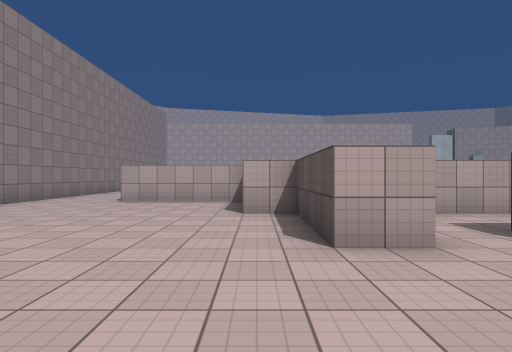
View 1 (above)

24 first-person views from a walk through a scene from a Unity 3-D project. The camera is 1.4 m above the floor, looks level and sees 75° across. The floor is counted in squares, 2 m on a side. Each view is taken from the middle of a square. On the plan, view 1 faces up. The plan holds only what a view shows up to about 10 squares ahead; the rest is blank. The place goes on beyond the plan. The player character is not drawn. Some animated figures are left out. Door leaves are left out, so doorways stand open. Surface patterns are stand-ins for the level's own textures.

View 2
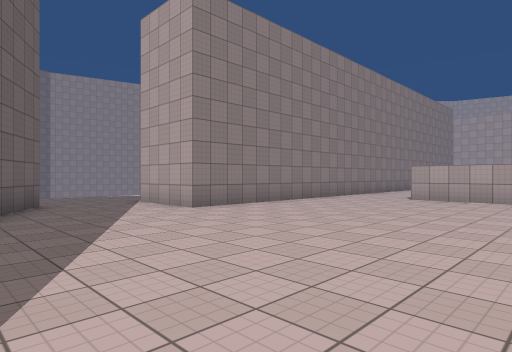

View 3
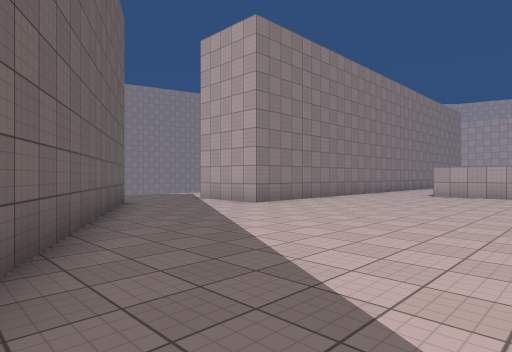

View 4
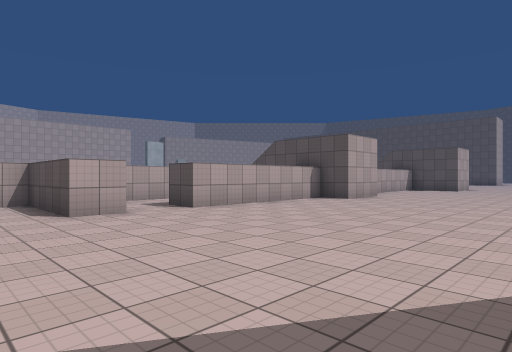

View 5
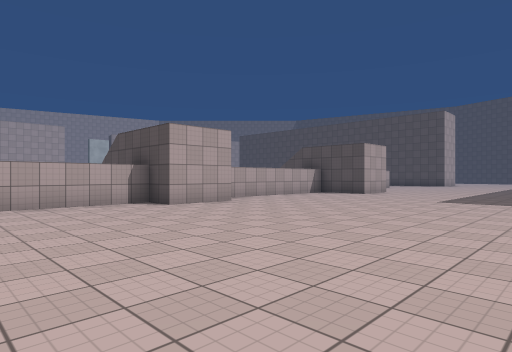

View 6
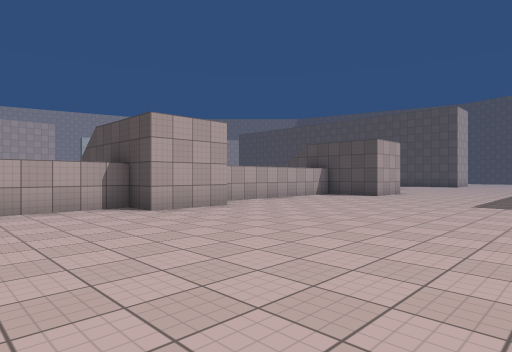

View 7
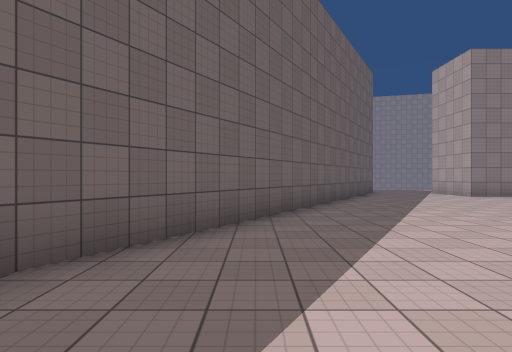

View 8
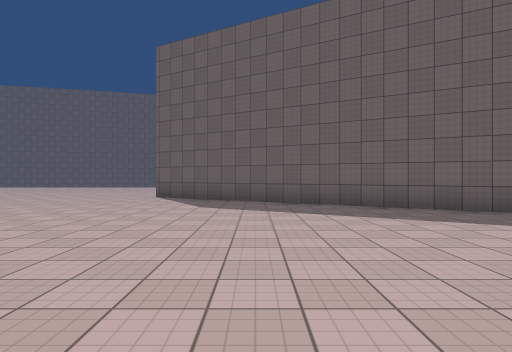

View 9
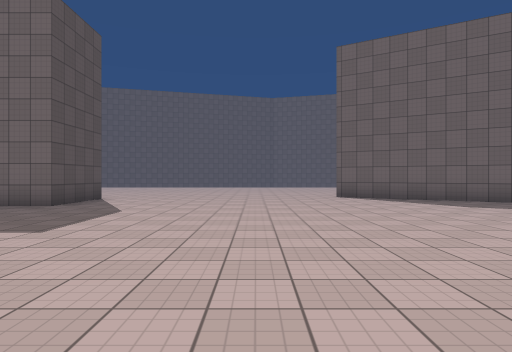

View 10
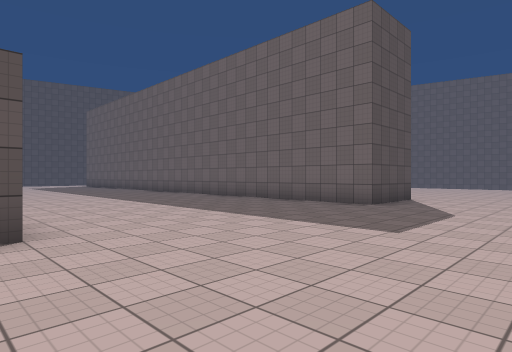

View 11
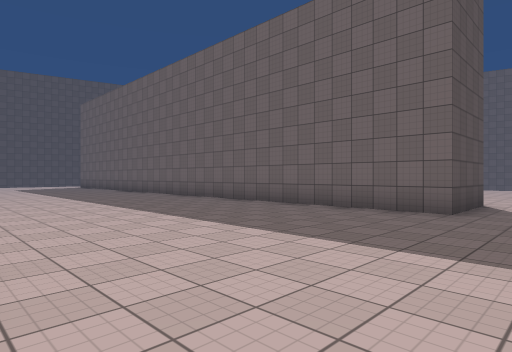

View 12
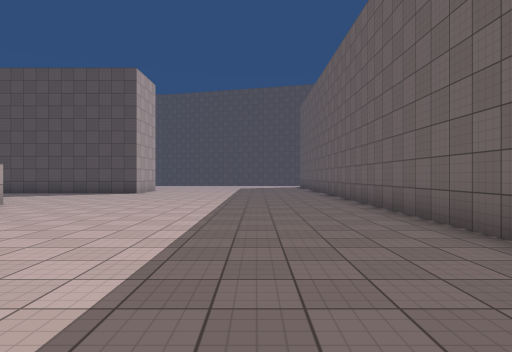

View 13
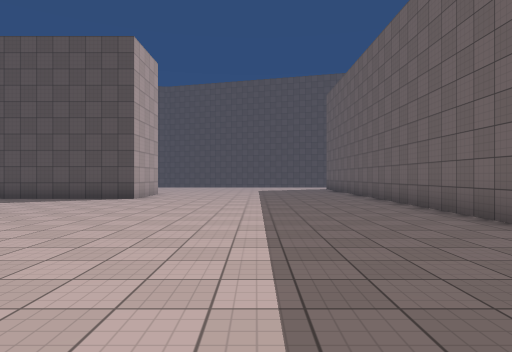

View 14
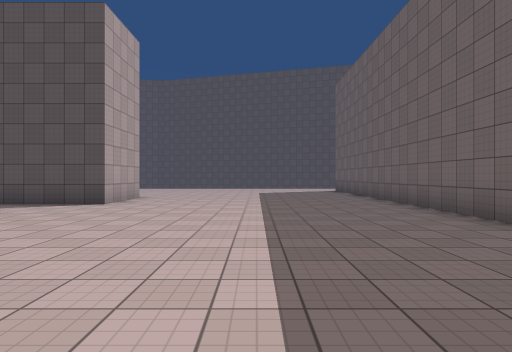

View 15
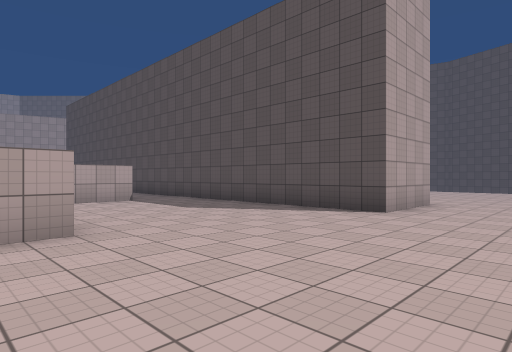

View 16
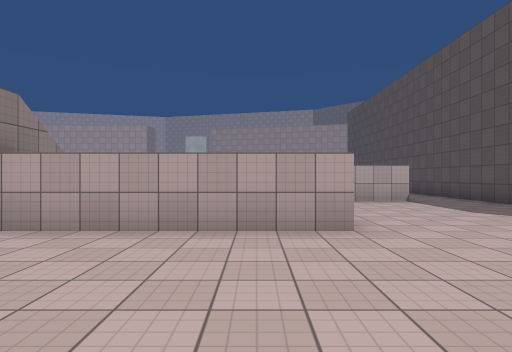

View 17
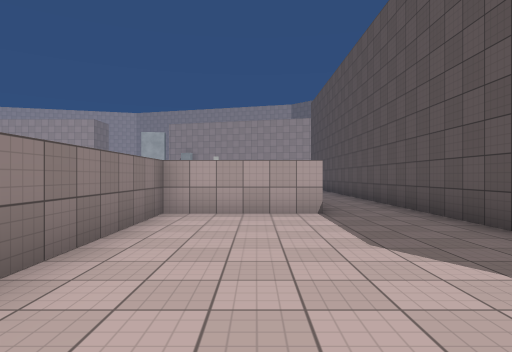

View 18
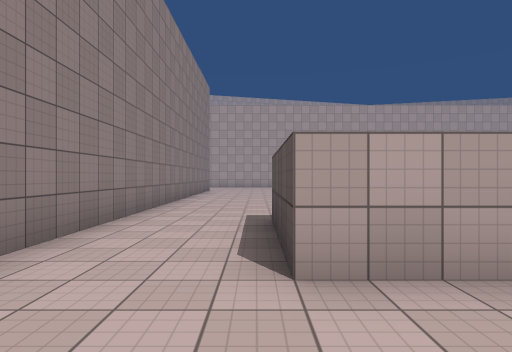

View 19
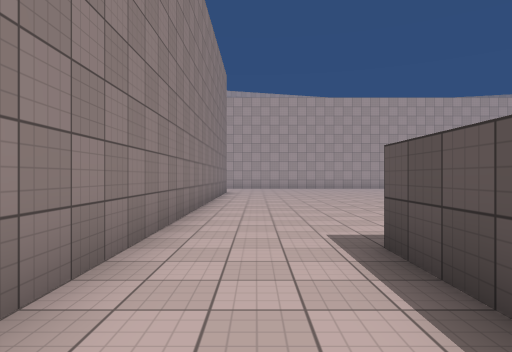

View 20
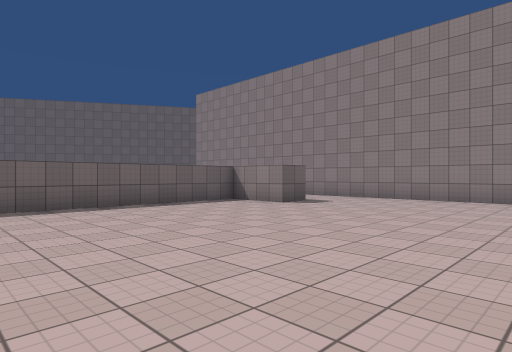

View 21
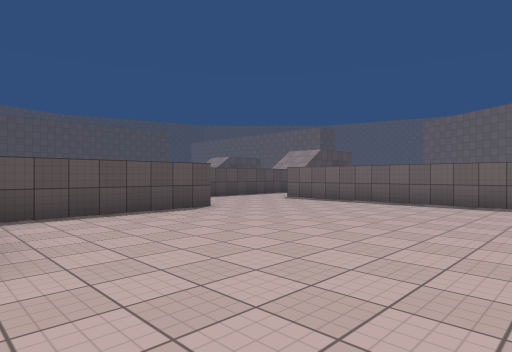

View 22
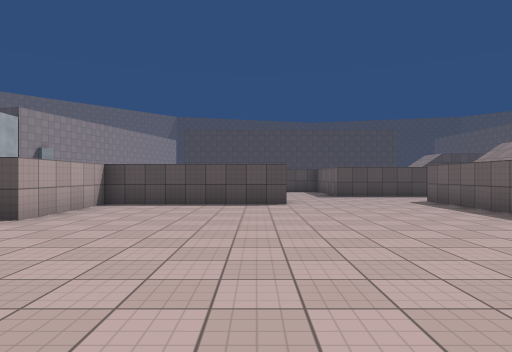

View 23
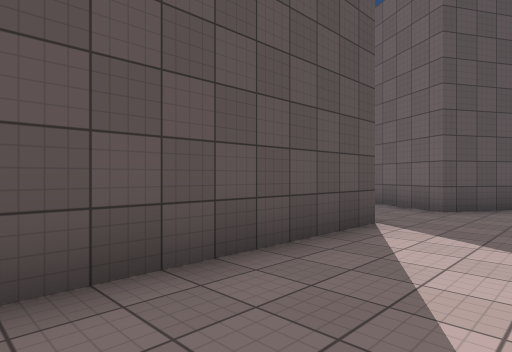

View 24
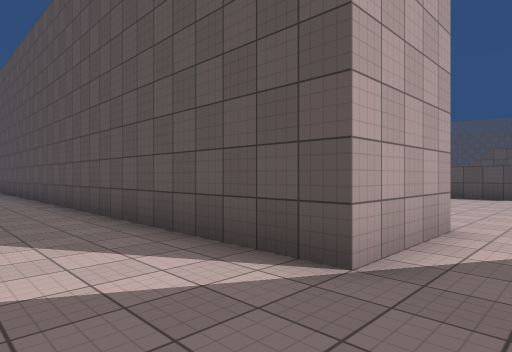

### Floor plan
Points are (right, up) in squares from view 1. A wall is a line through its corners. A room is listed if a view was taken in it or the views show most of it. See-through windows are left out.
Room 1 (views 1, 2, 3, 4, 5, 6, 7, 8, 9, 10, 11, 12, 13, 14, 15, 16, 17, 18, 23, 24)
walls: (8.2, 3.2) (3.3, 3.2); (12, 3.2) (11, 3.2); (1.9, 3.2) (0.8, 3.2) (0.8, 6.2) (-0.3, 6.2); (15.7, -8.2) (15.7, -5.8) (30, -5.8); (-0.3, 9.3) (-3.7, 9.3); (23.2, 3.2) (18.6, 3.2); (-6.2, 8.4) (-6.2, 3.2) (-8.8, 3.2) (-8.8, 13.9); (26.4, 8.2) (23.3, 8.2) (23.3, 4.2); (-9.9, -0.6) (-9, 0.9) (6.5, -8); (30.5, 1.7) (28.3, 1.7) (28.3, 12)
ways out: opening at (-5, 9.3) to room 2; opening at (2.5, 4) to room 2
Room 2 (views 19, 20, 21, 22)
walls: (5.2, 14.1) (5.2, 18.7) (2.2, 18.7); (4.9, 6.2) (3, 6.2); (3.3, 3.2) (3.3, 4.2); (-2.4, 10.2) (6.2, 10.2); (-3.7, 9.3) (-3.7, 12.3) (-2.8, 12.3) (-2.8, 10.6); (-6.2, 19) (-6.2, 8.4)
ways out: opening at (-5, 9.3) to room 1; opening at (2.5, 4) to room 1

Positions as (right, up) in squares from view 1, and headings:
1: (0, 0), facing up
2: (0, -1), facing up-left
3: (0, -3), facing up-left
4: (-1, -3), facing up-right
5: (4, -5), facing up-right
6: (5, -4), facing up-right
7: (5, -4), facing left
8: (5, 2), facing down
9: (11, 2), facing down
10: (12, 2), facing down-right
11: (14, 1), facing down-right
12: (15, -3), facing right
13: (18, -2), facing right
14: (20, -2), facing right
15: (22, -1), facing up-right
16: (22, -1), facing up
17: (25, 2), facing up
18: (-4, 7), facing up
19: (-5, 9), facing up
20: (4, 18), facing down-left
21: (-1, 19), facing down-right
22: (-3, 15), facing right
23: (-11, 8), facing down-right
24: (-11, 2), facing up-right
